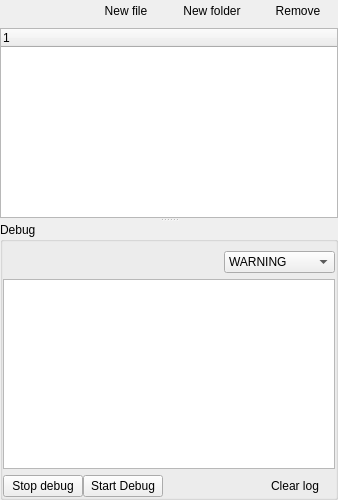
           <widget class="QWidget" name="page_projects_files">
            <layout class="QGridLayout" name="gridLayout">
             <property name="leftMargin">
              <number>0</number>
             </property>
             <property name="topMargin">
              <number>0</number>
             </property>
             <property name="rightMargin">
              <number>0</number>
             </property>
             <property name="bottomMargin">
              <number>0</number>
             </property>
             <item row="0" column="0" colspan="2">
              <layout class="QHBoxLayout" name="horizontalLayout_6">
               <item>
                <widget class="QPushButton" name="pushButton_projects">
                 <property name="text">
                  <string/>
                 </property>
                 <property name="icon">
                  <iconset theme="go-previous">
                   <normaloff>.</normaloff>.</iconset>
                 </property>
                 <property name="flat">
                  <bool>true</bool>
                 </property>
                </widget>
               </item>
               <item>
                <spacer name="horizontalSpacer_20">
                 <property name="orientation">
                  <enum>Qt::Horizontal</enum>
                 </property>
                 <property name="sizeHint" stdset="0">
                  <size>
                   <width>40</width>
                   <height>20</height>
                  </size>
                 </property>
                </spacer>
               </item>
               <item>
                <widget class="QPushButton" name="pushButton_projects_add_file">
                 <property name="text">
                  <string>New file</string>
                 </property>
                 <property name="icon">
                  <iconset theme="document-new">
                   <normaloff>../../../../../../../../../../../../../../../../../../../../../../../../../../../../../../../../../../../../../../../../../../../../../../../../../../../../../../../../../../../../../../../../../../../../../../../../.designer/backup</normaloff>../../../../../../../../../../../../../../../../../../../../../../../../../../../../../../../../../../../../../../../../../../../../../../../../../../../../../../../../../../../../../../../../../../../../../../../../.designer/backup</iconset>
                 </property>
                 <property name="iconSize">
                  <size>
                   <width>22</width>
                   <height>22</height>
                  </size>
                 </property>
                 <property name="flat">
                  <bool>true</bool>
                 </property>
                 <property name="class" stdset="0">
                  <string>icon_button</string>
                 </property>
                </widget>
               </item>
               <item>
                <widget class="QPushButton" name="pushButton_projects_add_folder">
                 <property name="text">
                  <string>New folder</string>
                 </property>
                 <property name="icon">
                  <iconset theme="folder-new">
                   <normaloff>../../../../../../../../../../../../../../../../../../../../../../../../../../../../../../../../../../../../../../../../../../../../../../../../../../../../../../../../../../../../../../../../../../../../../../../../../../../../../../../../../../../../../../../.designer/backup</normaloff>../../../../../../../../../../../../../../../../../../../../../../../../../../../../../../../../../../../../../../../../../../../../../../../../../../../../../../../../../../../../../../../../../../../../../../../../../../../../../../../../../../../../../../../.designer/backup</iconset>
                 </property>
                 <property name="iconSize">
                  <size>
                   <width>22</width>
                   <height>22</height>
                  </size>
                 </property>
                 <property name="autoDefault">
                  <bool>false</bool>
                 </property>
                 <property name="flat">
                  <bool>true</bool>
                 </property>
                 <property name="class" stdset="0">
                  <string>icon_button</string>
                 </property>
                </widget>
               </item>
               <item>
                <widget class="QPushButton" name="pushButton_projects_remove">
                 <property name="text">
                  <string>Remove</string>
                 </property>
                 <property name="icon">
                  <iconset theme="edit-delete">
                   <normaloff>../../../../../../../../../../../../../../../../../../../../../../../../../../../../../../../../../../../../../../../../../../../../../../../../../../../../../../../../../../../../../../../../../../../../../../../../../../../../../../../../../../../../../../../.designer/backup</normaloff>../../../../../../../../../../../../../../../../../../../../../../../../../../../../../../../../../../../../../../../../../../../../../../../../../../../../../../../../../../../../../../../../../../../../../../../../../../../../../../../../../../../../../../../.designer/backup</iconset>
                 </property>
                 <property name="iconSize">
                  <size>
                   <width>22</width>
                   <height>22</height>
                  </size>
                 </property>
                 <property name="autoDefault">
                  <bool>false</bool>
                 </property>
                 <property name="flat">
                  <bool>true</bool>
                 </property>
                 <property name="class" stdset="0">
                  <string>danger icon_button</string>
                 </property>
                </widget>
               </item>
              </layout>
             </item>
             <item row="1" column="0" colspan="2">
              <widget class="QSplitter" name="splitter">
               <property name="orientation">
                <enum>Qt::Vertical</enum>
               </property>
               <widget class="QTreeWidget" name="treeWidget_project">
                <property name="focusPolicy">
                 <enum>Qt::NoFocus</enum>
                </property>
                <property name="editTriggers">
                 <set>QAbstractItemView::EditKeyPressed|QAbstractItemView::SelectedClicked</set>
                </property>
                <column>
                 <property name="text">
                  <string notr="true"/>
                 </property>
                </column>
               </widget>
               <widget class="QGroupBox" name="groupBox_4">
                <property name="title">
                 <string>Debug</string>
                </property>
                <layout class="QGridLayout" name="gridLayout_28">
                 <property name="leftMargin">
                  <number>0</number>
                 </property>
                 <property name="rightMargin">
                  <number>0</number>
                 </property>
                 <property name="bottomMargin">
                  <number>0</number>
                 </property>
                 <property name="horizontalSpacing">
                  <number>0</number>
                 </property>
                 <item row="3" column="0">
                  <layout class="QGridLayout" name="gridLayout_21">
                   <item row="0" column="1">
                    <widget class="QPushButton" name="pushButton_stop_preview">
                     <property name="text">
                      <string>Stop debug</string>
                     </property>
                     <property name="icon">
                      <iconset theme="media-playback-stop">
                       <normaloff>../../../../../../../../../../../../../../../../../../../../../../../../../../../../../../../../../../../../../../../../../../../../../../../../../../../../../../../../../../../../../../../../../../.designer/backup</normaloff>../../../../../../../../../../../../../../../../../../../../../../../../../../../../../../../../../../../../../../../../../../../../../../../../../../../../../../../../../../../../../../../../../../.designer/backup</iconset>
                     </property>
                     <property name="flat">
                      <bool>false</bool>
                     </property>
                    </widget>
                   </item>
                   <item row="0" column="2">
                    <widget class="QPushButton" name="pushButton_script_preview">
                     <property name="text">
                      <string>Start Debug</string>
                     </property>
                     <property name="icon">
                      <iconset theme="media-playback-start">
                       <normaloff>../../../../../../../../../../../../../../../../../../../../../../../../../../../../../../../../../../../../../../../../../../../../../../../../../../../../../../../../../../../../../../../../../../.designer/backup</normaloff>../../../../../../../../../../../../../../../../../../../../../../../../../../../../../../../../../../../../../../../../../../../../../../../../../../../../../../../../../../../../../../../../../../.designer/backup</iconset>
                     </property>
                     <property name="flat">
                      <bool>false</bool>
                     </property>
                    </widget>
                   </item>
                   <item row="0" column="3">
                    <spacer name="horizontalSpacer_5">
                     <property name="orientation">
                      <enum>Qt::Horizontal</enum>
                     </property>
                     <property name="sizeHint" stdset="0">
                      <size>
                       <width>40</width>
                       <height>20</height>
                      </size>
                     </property>
                    </spacer>
                   </item>
                   <item row="0" column="4">
                    <widget class="QPushButton" name="pushButton_clear_debug">
                     <property name="text">
                      <string>Clear log</string>
                     </property>
                     <property name="icon">
                      <iconset theme="edit-delete">
                       <normaloff>../../../../../../../../../../../../../../../../../../../../../../../../../../../../../../../../../../../../../../../../../../../../../../../../../../../../../../../../../../../../../../../../../../../../../.designer/backup</normaloff>../../../../../../../../../../../../../../../../../../../../../../../../../../../../../../../../../../../../../../../../../../../../../../../../../../../../../../../../../../../../../../../../../../../../../.designer/backup</iconset>
                     </property>
                     <property name="iconSize">
                      <size>
                       <width>22</width>
                       <height>22</height>
                      </size>
                     </property>
                     <property name="flat">
                      <bool>true</bool>
                     </property>
                     <property name="class" stdset="0">
                      <string>danger icon_button</string>
                     </property>
                    </widget>
                   </item>
                  </layout>
                 </item>
                 <item row="0" column="0">
                  <layout class="QHBoxLayout" name="horizontalLayout_24" stretch="2,1">
                   <item>
                    <spacer name="horizontalSpacer_30">
                     <property name="orientation">
                      <enum>Qt::Horizontal</enum>
                     </property>
                     <property name="sizeHint" stdset="0">
                      <size>
                       <width>40</width>
                       <height>20</height>
                      </size>
                     </property>
                    </spacer>
                   </item>
                   <item>
                    <widget class="QComboBox" name="comboBox_log_level">
                     <property name="currentIndex">
                      <number>2</number>
                     </property>
                     <item>
                      <property name="text">
                       <string>DEBUG</string>
                      </property>
                     </item>
                     <item>
                      <property name="text">
                       <string>INFO</string>
                      </property>
                     </item>
                     <item>
                      <property name="text">
                       <string>WARNING</string>
                      </property>
                     </item>
                     <item>
                      <property name="text">
                       <string>ERROR</string>
                      </property>
                     </item>
                     <item>
                      <property name="text">
                       <string>CRITICAL</string>
                      </property>
                     </item>
                    </widget>
                   </item>
                  </layout>
                 </item>
                 <item row="2" column="0">
                  <widget class="QPlainTextEdit" name="plainTextEdit_preview_log">
                   <property name="readOnly">
                    <bool>true</bool>
                   </property>
                  </widget>
                 </item>
                </layout>
               </widget>
              </widget>
             </item>
            </layout>
           </widget>
